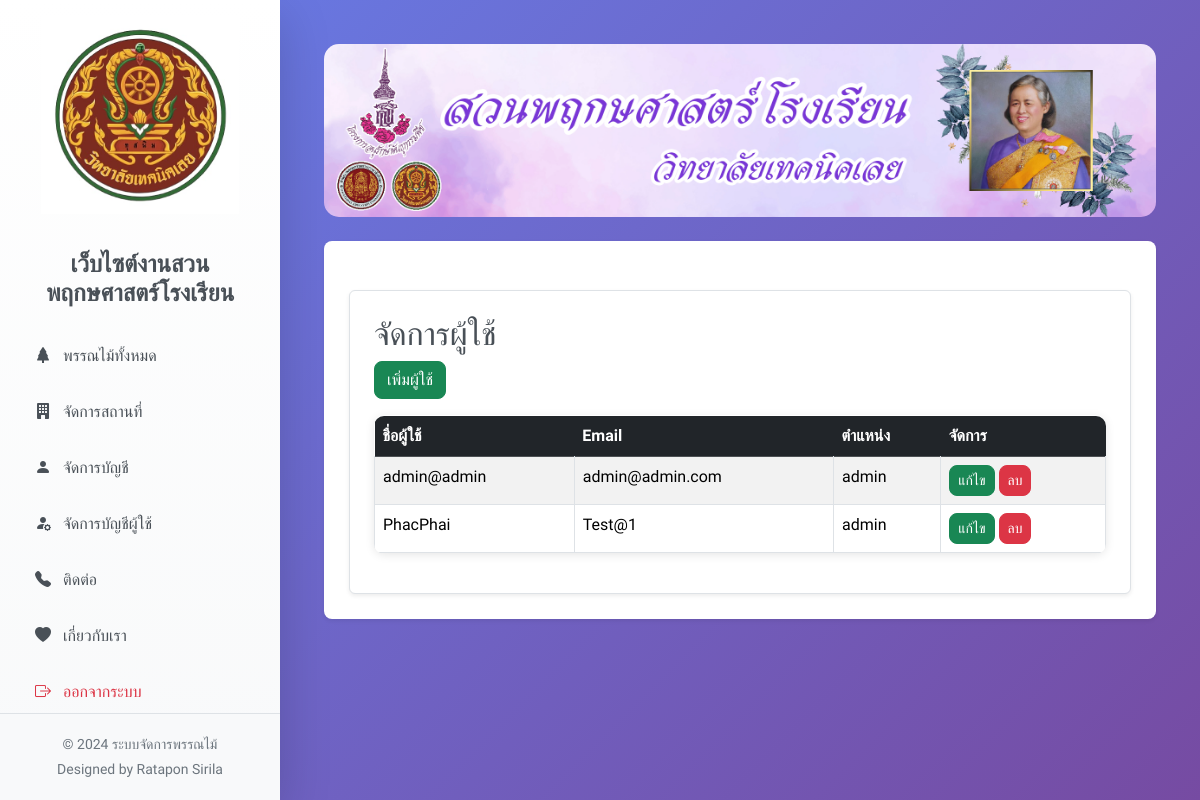
Page /view_users (signed in) on the committed database.
### app.py (models this page shows, shortened)
class User(UserMixin, db.Model):
    id = db.Column(db.Integer, primary_key=True)
    username = db.Column(db.String(100), unique=True, nullable=False)
    email = db.Column(db.String(100), unique=True, nullable=False)
    password = db.Column(db.String(100), nullable=False)
    role = db.Column(db.String(50), default='user')

### app.py (the view)
@app.route("/view_users")
@login_required
def view_users():
    if current_user.role != 'admin':
        abort(403)  # Only admins can view user list
    users = User.query.all()
    return render_template('view_users.html', users=users)

### app.py (called while the page is built)
@login_manager.user_loader
def load_user(user_id):
    return User.query.get(int(user_id))

### templates/view_users.html (shortened to what this page needs)
{% extends "layout.html" %}
{% block content %}
<div class="container mt-4 p-4 border rounded shadow-sm" style="background-color: white;">
        <h2>จัดการผู้ใช้</h2>
        <a href="/add_user" class="btn btn-success mb-3">เพิ่มผู้ใช้</a>
        <table class="table table-striped table-bordered" style="background-color: white;">
            <thead class="table-dark">
                <tr>
                    <th>ชื่อผู้ใช้</th>
                    <th>Email</th>
                    <th>ตำแหน่ง</th>
                    <th>จัดการ</th>
                </tr>
            </thead>
            <tbody>
                {% for user in users %}
                    <tr>
                        <td>{{ user.username }}</td>
                        <td>{{ user.email }}</td>
                        <td>{{ user.role }}</td>
                        <td>
                            <a href="{{ url_for('edit_user', user_id=user.id) }}" class="btn btn-success btn-sm">แก้ไข</a>
                            <a href="{{ url_for('delete_user', user_id=user.id) }}" class="btn btn-danger btn-sm" onclick="return confirmDelete()">ลบ</a>
                        </td>
                    </tr>
                {% endfor %}
            </tbody>
        </table>
    </div>
{% endblock %}

### static/style.css (style rules this page uses)
body { font-family: 'Sarabun', sans-serif; background: linear-gradient(135deg, #667eea 0%, #764ba2 100%); min-height: 100vh; }
.btn { border-radius: 8px; font-weight: 500; transition: all 0.3s ease; }
.table { border-radius: 10px; overflow: hidden; box-shadow: 0 2px 10px rgba(0, 0, 0, 0.1); }
.table thead th { background: linear-gradient(#8566ea); color: white; border: none; font-weight: 600; }

### rows in the picture
User: username "admin@admin", email "admin@admin.com", role "admin"
User: username "PhacPhai", email "Test@1", role "admin"
